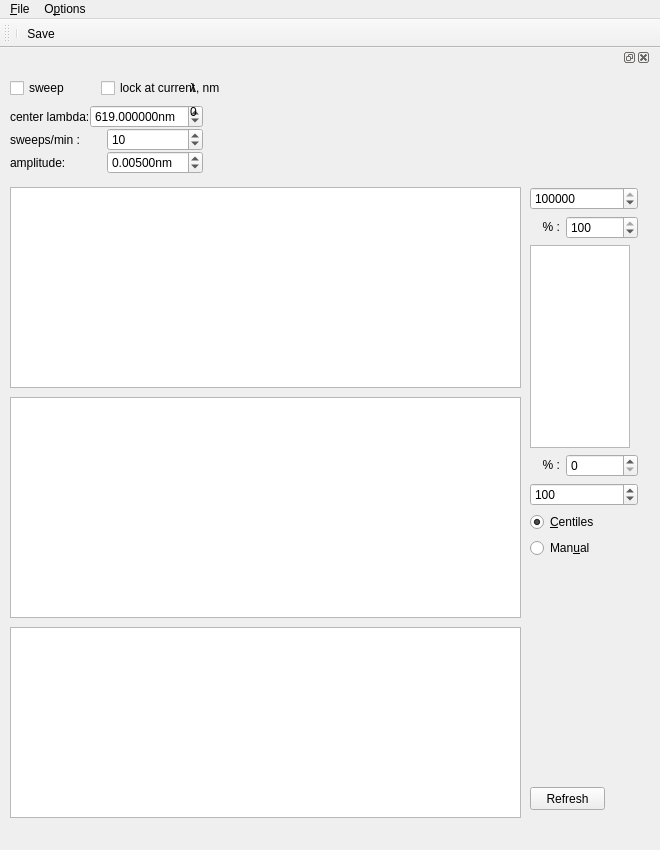
<?xml version="1.0" encoding="UTF-8"?>
<ui version="4.0">
 <class>MainWindow</class>
 <widget class="QMainWindow" name="MainWindow">
  <property name="geometry">
   <rect>
    <x>0</x>
    <y>0</y>
    <width>660</width>
    <height>850</height>
   </rect>
  </property>
  <property name="minimumSize">
   <size>
    <width>660</width>
    <height>850</height>
   </size>
  </property>
  <property name="maximumSize">
   <size>
    <width>660</width>
    <height>850</height>
   </size>
  </property>
  <property name="contextMenuPolicy">
   <enum>Qt::DefaultContextMenu</enum>
  </property>
  <property name="windowTitle">
   <string>qudi: Scanner (cwave)</string>
  </property>
  <widget class="QWidget" name="centralwidget">
   <widget class="QDockWidget" name="dockWidget_2">
    <property name="geometry">
     <rect>
      <x>0</x>
      <y>0</y>
      <width>651</width>
      <height>781</height>
     </rect>
    </property>
    <property name="minimumSize">
     <size>
      <width>630</width>
      <height>711</height>
     </size>
    </property>
    <property name="acceptDrops">
     <bool>false</bool>
    </property>
    <property name="floating">
     <bool>false</bool>
    </property>
    <widget class="QWidget" name="dockWidgetContents">
     <widget class="PlotWidget" name="scan_ViewWidget">
      <property name="geometry">
       <rect>
        <x>10</x>
        <y>120</y>
        <width>511</width>
        <height>201</height>
       </rect>
      </property>
      <property name="sizePolicy">
       <sizepolicy hsizetype="Expanding" vsizetype="Expanding">
        <horstretch>1</horstretch>
        <verstretch>1</verstretch>
       </sizepolicy>
      </property>
     </widget>
     <widget class="PlotWidget" name="scan_matrix_ViewWidget">
      <property name="geometry">
       <rect>
        <x>10</x>
        <y>330</y>
        <width>511</width>
        <height>221</height>
       </rect>
      </property>
      <property name="sizePolicy">
       <sizepolicy hsizetype="Expanding" vsizetype="Expanding">
        <horstretch>1</horstretch>
        <verstretch>1</verstretch>
       </sizepolicy>
      </property>
     </widget>
     <widget class="QWidget" name="layoutWidget_7">
      <property name="geometry">
       <rect>
        <x>530</x>
        <y>120</y>
        <width>108</width>
        <height>371</height>
       </rect>
      </property>
      <layout class="QGridLayout" name="gridLayout_5">
       <item row="4" column="0" colspan="2">
        <widget class="QSpinBox" name="scan_cb_min_InputWidget">
         <property name="maximum">
          <number>999999999</number>
         </property>
         <property name="value">
          <number>100</number>
         </property>
        </widget>
       </item>
       <item row="6" column="0" colspan="2">
        <widget class="QRadioButton" name="scan_cb_manual_RadioButton">
         <property name="text">
          <string>Man&amp;ual</string>
         </property>
        </widget>
       </item>
       <item row="5" column="0" colspan="2">
        <widget class="QRadioButton" name="scan_cb_centiles_RadioButton">
         <property name="text">
          <string>&amp;Centiles</string>
         </property>
         <property name="checked">
          <bool>true</bool>
         </property>
        </widget>
       </item>
       <item row="2" column="0" colspan="2">
        <widget class="PlotWidget" name="scan_cb_ViewWidget">
         <property name="maximumSize">
          <size>
           <width>100</width>
           <height>16777215</height>
          </size>
         </property>
        </widget>
       </item>
       <item row="1" column="0">
        <widget class="QLabel" name="percentLabel2">
         <property name="maximumSize">
          <size>
           <width>30</width>
           <height>16777215</height>
          </size>
         </property>
         <property name="text">
          <string>&lt;html&gt;&lt;head/&gt;&lt;body&gt;&lt;p align=&quot;right&quot;&gt;% :&lt;/p&gt;&lt;/body&gt;&lt;/html&gt;</string>
         </property>
        </widget>
       </item>
       <item row="1" column="1">
        <widget class="QSpinBox" name="scan_cb_high_centile_InputWidget">
         <property name="maximum">
          <number>100</number>
         </property>
         <property name="value">
          <number>100</number>
         </property>
        </widget>
       </item>
       <item row="3" column="1">
        <widget class="QSpinBox" name="scan_cb_low_centile_InputWidget">
         <property name="maximum">
          <number>100</number>
         </property>
        </widget>
       </item>
       <item row="3" column="0">
        <widget class="QLabel" name="percentLabel1">
         <property name="maximumSize">
          <size>
           <width>30</width>
           <height>16777215</height>
          </size>
         </property>
         <property name="text">
          <string>&lt;html&gt;&lt;head/&gt;&lt;body&gt;&lt;p align=&quot;right&quot;&gt;% :&lt;/p&gt;&lt;/body&gt;&lt;/html&gt;</string>
         </property>
        </widget>
       </item>
       <item row="0" column="0" colspan="2">
        <widget class="QSpinBox" name="scan_cb_max_InputWidget">
         <property name="sizePolicy">
          <sizepolicy hsizetype="Minimum" vsizetype="Fixed">
           <horstretch>0</horstretch>
           <verstretch>0</verstretch>
          </sizepolicy>
         </property>
         <property name="minimum">
          <number>0</number>
         </property>
         <property name="maximum">
          <number>999999999</number>
         </property>
         <property name="value">
          <number>100000</number>
         </property>
        </widget>
       </item>
      </layout>
     </widget>
     <widget class="PlotWidget" name="wavelength_ViewWidget">
      <property name="geometry">
       <rect>
        <x>10</x>
        <y>560</y>
        <width>511</width>
        <height>191</height>
       </rect>
      </property>
      <property name="sizePolicy">
       <sizepolicy hsizetype="Expanding" vsizetype="Expanding">
        <horstretch>1</horstretch>
        <verstretch>1</verstretch>
       </sizepolicy>
      </property>
     </widget>
     <widget class="QPushButton" name="refresh_pushButton">
      <property name="geometry">
       <rect>
        <x>530</x>
        <y>720</y>
        <width>75</width>
        <height>23</height>
       </rect>
      </property>
      <property name="text">
       <string>Refresh</string>
      </property>
     </widget>
     <widget class="QWidget" name="layoutWidget">
      <property name="geometry">
       <rect>
        <x>10</x>
        <y>10</y>
        <width>193</width>
        <height>99</height>
       </rect>
      </property>
      <layout class="QVBoxLayout" name="verticalLayout_6">
       <item>
        <layout class="QHBoxLayout" name="horizontalLayout_3">
         <item>
          <widget class="QCheckBox" name="sweep_checkBox">
           <property name="text">
            <string>sweep</string>
           </property>
          </widget>
         </item>
         <item>
          <widget class="QCheckBox" name="regulate_checkBox">
           <property name="text">
            <string>lock at current</string>
           </property>
          </widget>
         </item>
        </layout>
       </item>
       <item>
        <layout class="QVBoxLayout" name="verticalLayout_5">
         <property name="spacing">
          <number>0</number>
         </property>
         <item>
          <layout class="QHBoxLayout" name="horizontalLayout_5">
           <item>
            <widget class="QLabel" name="constLabel_2">
             <property name="text">
              <string>center lambda:</string>
             </property>
            </widget>
           </item>
           <item>
            <widget class="ScienDSpinBox" name="sweepCenterDoubleSpinBox">
             <property name="suffix">
              <string>nm</string>
             </property>
             <property name="decimals">
              <number>6</number>
             </property>
             <property name="minimum">
              <double>515.000000000000000</double>
             </property>
             <property name="maximum">
              <double>1000.000000000000000</double>
             </property>
             <property name="singleStep">
              <double>0.000100000000000</double>
             </property>
             <property name="value">
              <double>619.000000000000000</double>
             </property>
            </widget>
           </item>
          </layout>
         </item>
         <item>
          <layout class="QHBoxLayout" name="horizontalLayout">
           <item>
            <widget class="QLabel" name="speedLabel">
             <property name="text">
              <string>sweeps/min :</string>
             </property>
            </widget>
           </item>
           <item>
            <widget class="QSpinBox" name="sweepSpeedSpinBox">
             <property name="maximum">
              <number>100</number>
             </property>
             <property name="value">
              <number>10</number>
             </property>
            </widget>
           </item>
          </layout>
         </item>
         <item>
          <layout class="QHBoxLayout" name="horizontalLayout_2">
           <item>
            <widget class="QLabel" name="constLabel">
             <property name="text">
              <string>amplitude:</string>
             </property>
            </widget>
           </item>
           <item>
            <widget class="ScienDSpinBox" name="sweepAmplitudeDoubleSpinBox">
             <property name="suffix">
              <string>nm</string>
             </property>
             <property name="decimals">
              <number>5</number>
             </property>
             <property name="minimum">
              <double>0.000000000000000</double>
             </property>
             <property name="maximum">
              <double>0.080000000000000</double>
             </property>
             <property name="singleStep">
              <double>0.000100000000000</double>
             </property>
             <property name="value">
              <double>0.005000000000000</double>
             </property>
            </widget>
           </item>
          </layout>
         </item>
        </layout>
       </item>
      </layout>
     </widget>
     <widget class="QWidget" name="layoutWidget">
      <property name="geometry">
       <rect>
        <x>190</x>
        <y>12</y>
        <width>66</width>
        <height>41</height>
       </rect>
      </property>
      <layout class="QVBoxLayout" name="verticalLayout_14">
       <item>
        <layout class="QVBoxLayout" name="verticalLayout_8">
         <item>
          <widget class="QLabel" name="label_14">
           <property name="text">
            <string>λ, nm</string>
           </property>
          </widget>
         </item>
         <item>
          <widget class="QLabel" name="label_wavelength">
           <property name="text">
            <string>0 </string>
           </property>
          </widget>
         </item>
        </layout>
       </item>
      </layout>
     </widget>
    </widget>
   </widget>
  </widget>
  <widget class="QMenuBar" name="menubar">
   <property name="geometry">
    <rect>
     <x>0</x>
     <y>0</y>
     <width>660</width>
     <height>21</height>
    </rect>
   </property>
   <widget class="QMenu" name="menu_File">
    <property name="title">
     <string>&amp;File</string>
    </property>
    <addaction name="action_Save"/>
    <addaction name="action_Exit"/>
   </widget>
   <widget class="QMenu" name="menu_Options">
    <property name="title">
     <string>O&amp;ptions</string>
    </property>
    <addaction name="action_Settings"/>
   </widget>
   <addaction name="menu_File"/>
   <addaction name="menu_Options"/>
  </widget>
  <widget class="QToolBar" name="toolBar">
   <property name="minimumSize">
    <size>
     <width>660</width>
     <height>0</height>
    </size>
   </property>
   <property name="windowTitle">
    <string>toolBar</string>
   </property>
   <attribute name="toolBarArea">
    <enum>TopToolBarArea</enum>
   </attribute>
   <attribute name="toolBarBreak">
    <bool>false</bool>
   </attribute>
   <addaction name="separator"/>
   <addaction name="action_Save"/>
  </widget>
  <action name="action_Settings">
   <property name="icon">
    <iconset>
     <normaloff>C:/Users/YY3/artwork/icons/oxygen/22x22/configure.png</normaloff>C:/Users/YY3/artwork/icons/oxygen/22x22/configure.png</iconset>
   </property>
   <property name="text">
    <string>&amp;Settings</string>
   </property>
  </action>
  <action name="action_Save">
   <property name="icon">
    <iconset>
     <normaloff>C:/Users/YY3/artwork/icons/oxygen/22x22/document-save.png</normaloff>C:/Users/YY3/artwork/icons/oxygen/22x22/document-save.png</iconset>
   </property>
   <property name="text">
    <string>&amp;Save</string>
   </property>
   <property name="toolTip">
    <string>Save odmr data</string>
   </property>
  </action>
  <action name="action_Exit">
   <property name="icon">
    <iconset>
     <normaloff>C:/Users/YY3/artwork/icons/oxygen/22x22/application-exit.png</normaloff>C:/Users/YY3/artwork/icons/oxygen/22x22/application-exit.png</iconset>
   </property>
   <property name="text">
    <string>&amp;Close</string>
   </property>
  </action>
 </widget>
 <customwidgets>
  <customwidget>
   <class>PlotWidget</class>
   <extends>QGraphicsView</extends>
   <header>pyqtgraph</header>
  </customwidget>
  <customwidget>
   <class>ScienDSpinBox</class>
   <extends>QDoubleSpinBox</extends>
   <header>qtwidgets.scientific_spinbox.h</header>
  </customwidget>
 </customwidgets>
 <resources/>
 <connections>
  <connection>
   <sender>action_Exit</sender>
   <signal>triggered()</signal>
   <receiver>MainWindow</receiver>
   <slot>close()</slot>
   <hints>
    <hint type="sourcelabel">
     <x>-1</x>
     <y>-1</y>
    </hint>
    <hint type="destinationlabel">
     <x>531</x>
     <y>347</y>
    </hint>
   </hints>
  </connection>
 </connections>
</ui>
